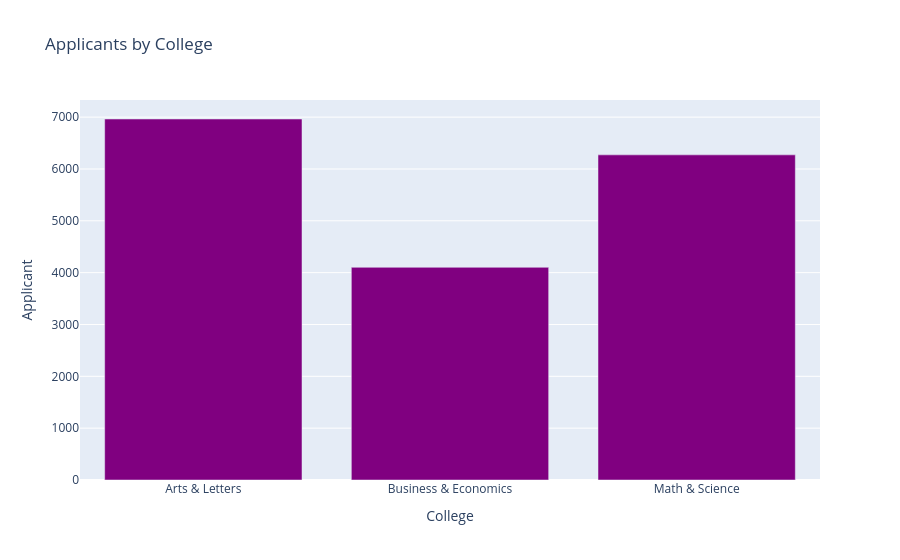

The notebook cell this image was saved under:
### Code cell
#Task_01_Plotly

import plotly.express as px

apps_by_college2 = df.groupby('College',as_index=False)['Applicant'].count()

fig = px.bar(apps_by_college2, x='College', y='Applicant',
             color_discrete_sequence=['purple'],
             title='Applicants by College')

fig.update_layout(
    xaxis_title='College',
    yaxis_title='Applicant'
)

fig.show()

### Figure 1 — Plotly figure (JSON) as saved in the notebook; plotly's stock layout.template omitted (floating-point values rounded to 4 significant figures)
{"data": [{"hovertemplate": "College=%{x}<br>Applicant=%{y}<extra></extra>", "legendgroup": "", "marker": {"color": "purple", "pattern": {"shape": ""}}, "name": "", "orientation": "v", "showlegend": false, "textposition": "auto", "type": "bar", "x": ["Arts & Letters", "Business & Economics", "Math & Science"], "xaxis": "x", "y": [6964, 4103, 6272], "yaxis": "y"}], "layout": {"barmode": "relative", "legend": {"tracegroupgap": 0}, "title": {"text": "Applicants by College"}, "xaxis": {"anchor": "y", "domain": [0, 1], "title": {"text": "College"}}, "yaxis": {"anchor": "x", "domain": [0, 1], "title": {"text": "Applicant"}}}}
